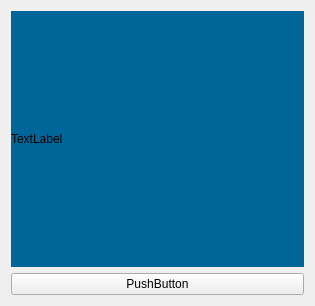
<?xml version="1.0" encoding="UTF-8"?>
<ui version="4.0">
 <class>MainWindow</class>
 <widget class="QMainWindow" name="MainWindow">
  <property name="geometry">
   <rect>
    <x>0</x>
    <y>0</y>
    <width>315</width>
    <height>306</height>
   </rect>
  </property>
  <property name="windowTitle">
   <string>MainWindow</string>
  </property>
  <property name="autoFillBackground">
   <bool>false</bool>
  </property>
  <property name="styleSheet">
   <string notr="true"/>
  </property>
  <widget class="QWidget" name="centralWidget">
   <layout class="QGridLayout" name="gridLayout_2" rowstretch="0,0,0,0">
    <item row="0" column="0">
     <layout class="QGridLayout" name="gridLayout">
      <property name="spacing">
       <number>20</number>
      </property>
     </layout>
    </item>
    <item row="2" column="0">
     <widget class="QLabel" name="label">
      <property name="styleSheet">
       <string notr="true">background-color: rgb(0, 102, 153);</string>
      </property>
      <property name="text">
       <string>TextLabel</string>
      </property>
     </widget>
    </item>
    <item row="3" column="0">
     <widget class="QPushButton" name="pushButton">
      <property name="text">
       <string>PushButton</string>
      </property>
     </widget>
    </item>
   </layout>
  </widget>
 </widget>
 <layoutdefault spacing="6" margin="11"/>
 <resources/>
 <connections/>
</ui>
